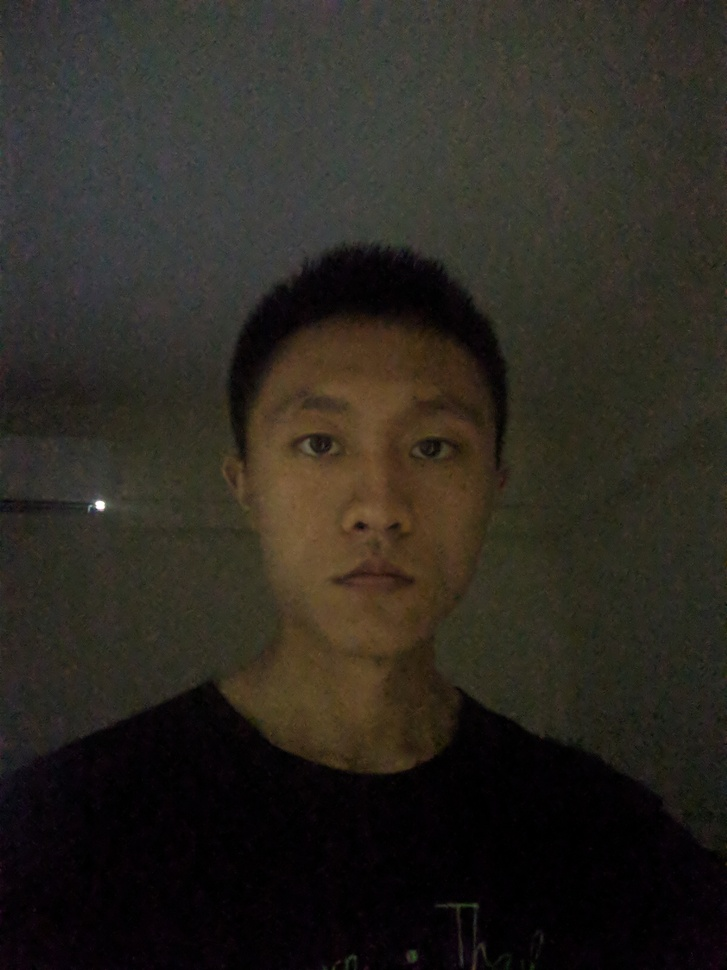
#> input picture Homtworks/hw4/partII/IMG_20170725_212932.jpg, 727 x 970 px, shrunk from 2448 x 3264 before the run; its folder holds only this picture in this run
$ python partII.py
#> lines starting #> are read from the running program, lines starting #| are printed output that depends on the picture; after the words box and inside, x2 and y2 are one past the last pixel; in counts of white or black regions, pixels touching at a corner belong together
import cv2
import os

def detect_face(img_name):
#> called with img_name = './IMG_20170725_212932.jpg'
	face_cascade = cv2.CascadeClassifier('haarcascade_frontalface_default.xml')
	# 'haarcascade_frontalface_default.xml' is provided by opencv, you can find it ine the opencv folder
	img = cv2.imread(img_name)
#> img is the input picture: shape (970, 727, 3); mean B, G, R 32.4, 39.5, 43.2
	gray = cv2.cvtColor(img, cv2.COLOR_BGR2GRAY)
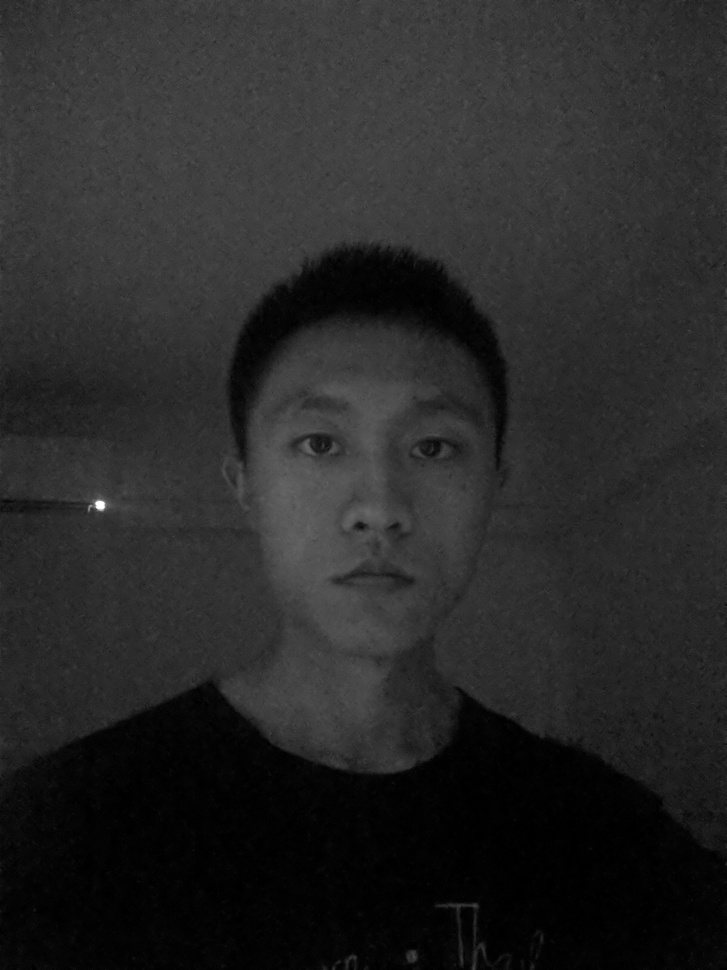
#> gray: shape (970, 727); min 0, max 255, mean 39.8
	faces = face_cascade.detectMultiScale(gray)
#> faces = [[217, 325, 317, 317]]
	if not len(faces):
		print('no face detected for', img_name)
	else:
		print(len(faces), 'faces detected for', img_name)
#| 1 faces detected for ./IMG_20170725_212932.jpg

		for (x, y, w, h) in faces:
			cv2.rectangle(img, (x,y),(x+w, y+h), (255,0,0),2)
#> this loop made 1 pass
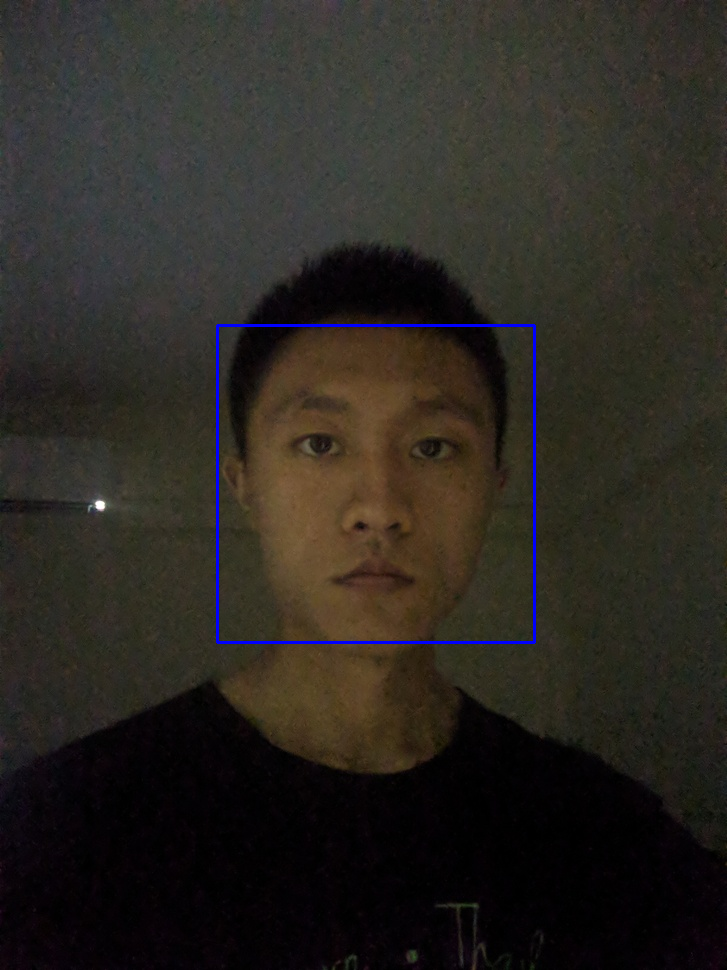
#> img: shape (970, 727, 3); 0.54% of pixels changed, all inside (x1, y1, x2, y2) = (216, 324, 536, 644)

		cv2.imwrite(img_name[:-4]+'_result'+img_name[-4:], img)

if __name__=='__main__':
	#write your code here
	faces = ["./"+x for x in os.listdir("./") if x[-3:] in ("png","jpg")]
	#faces = ["./test1.png","./test2.png","./test3.png","./test4.jpg"]
	for face in faces:
		detect_face(face)

$ run again, on Homtworks/hw4/partII/IMG_20170725_213025.jpg
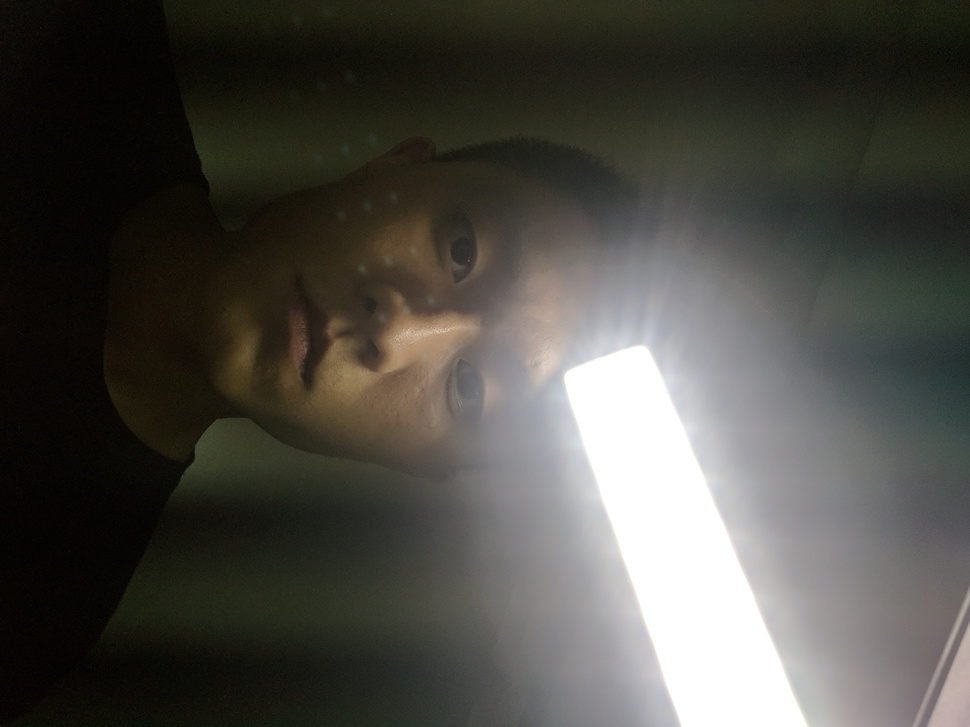
#> input picture Homtworks/hw4/partII/IMG_20170725_213025.jpg, 970 x 727 px, shrunk from 3264 x 2448 before the run
#> in detect_face, img is the input picture: shape (727, 970, 3); mean B, G, R 68.4, 74.3, 75.6
#> in detect_face, `gray = cv2.cvtColor(img, cv2.COLOR_BGR2GRAY)`:
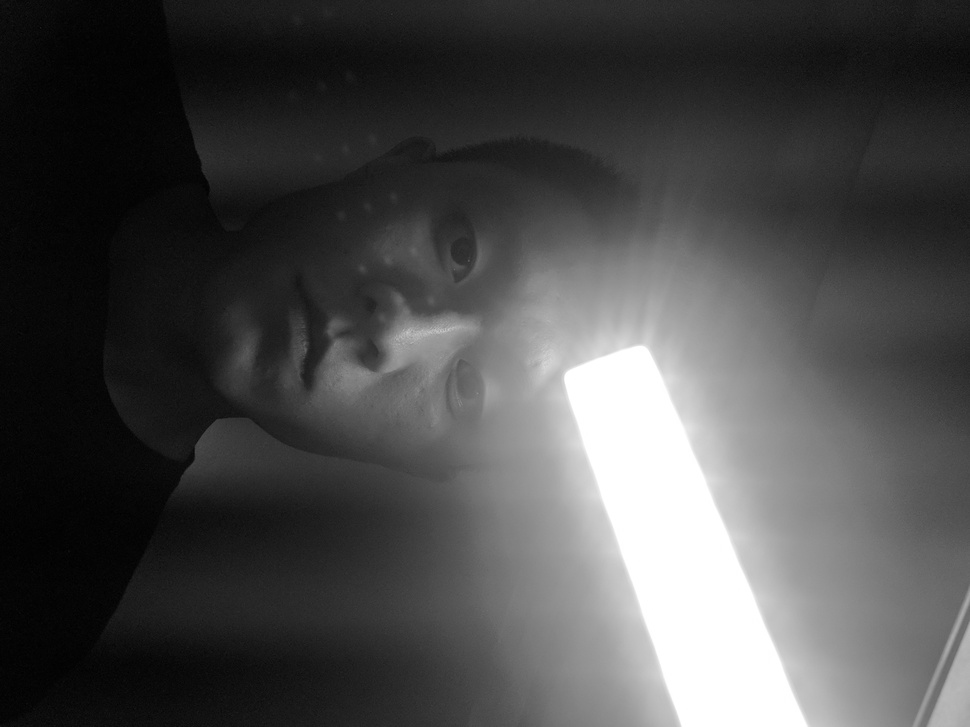
#> gray: shape (727, 970); min 0, max 255, mean 74.1
#> faces = ()

$ run again, on Homtworks/hw4/partII/IMG_20170725_213048.jpg
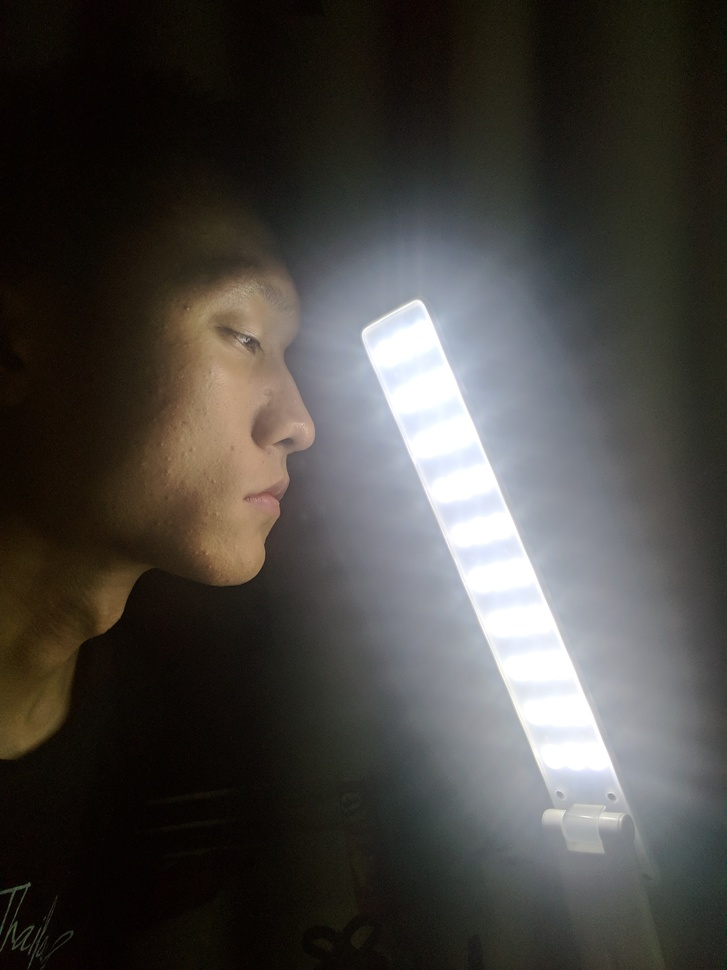
#> input picture Homtworks/hw4/partII/IMG_20170725_213048.jpg, 727 x 970 px, shrunk from 2448 x 3264 before the run
#> in detect_face, img is the input picture: shape (970, 727, 3); mean B, G, R 64.7, 68.6, 71.2
#> in detect_face, `gray = cv2.cvtColor(img, cv2.COLOR_BGR2GRAY)`:
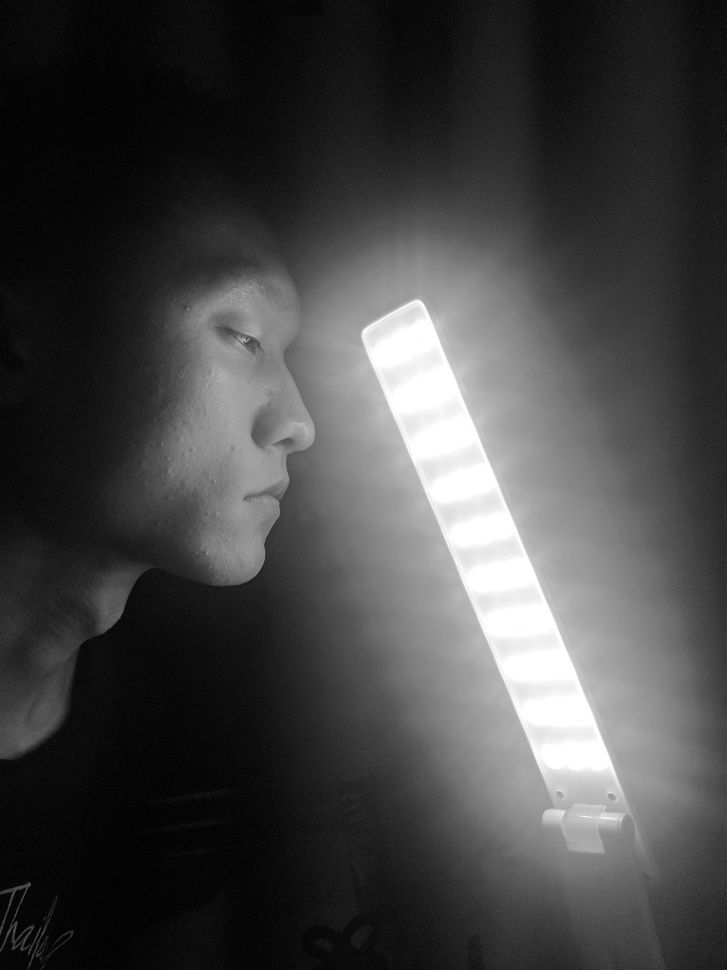
#> gray: shape (970, 727); min 0, max 255, mean 68.9
#> faces = [[221, 469, 71, 71], [475, 605, 104, 104], [452, 557, 110, 110], [435, 511, 110, 110], [493, 646, 110, 110], [412, 466, 116, 116], [153, 371, 162, 162]]
#| 7 faces detected for ./IMG_20170725_213048.jpg
#> the loop in detect_face, `for (x, y, w, h) in faces:` made 7 passes
#> after the loop in detect_face, `for (x, y, w, h) in faces:`:
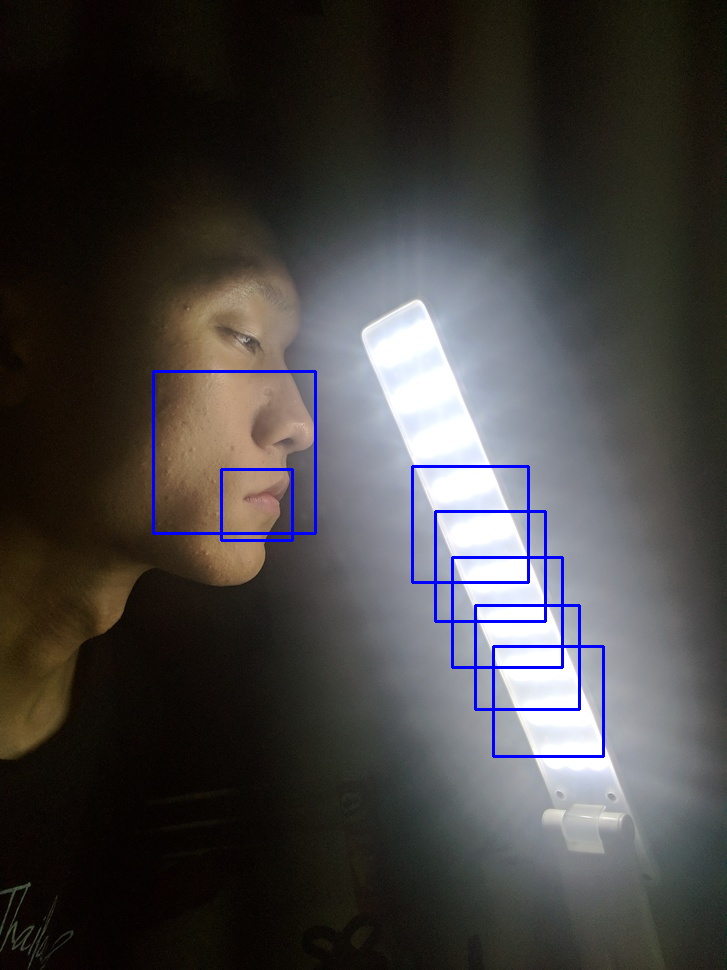
#> img: shape (970, 727, 3); 1.31% of pixels changed, all inside (x1, y1, x2, y2) = (152, 370, 605, 758)

$ run again, on Homtworks/hw4/partII/IMG_20170725_213052.jpg
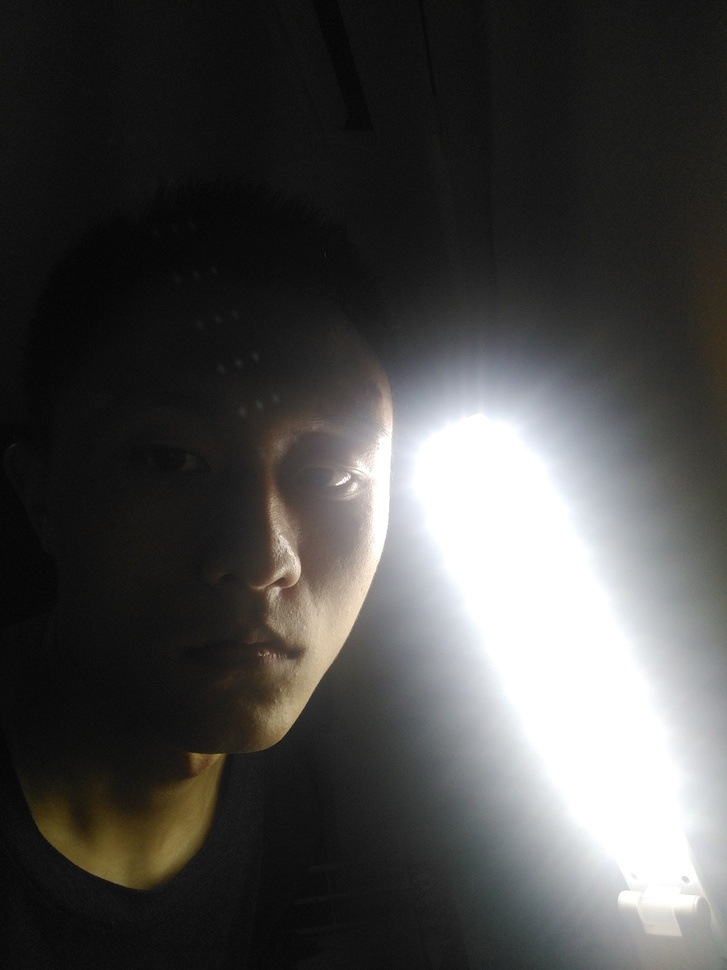
#> input picture Homtworks/hw4/partII/IMG_20170725_213052.jpg, 727 x 970 px, shrunk from 2448 x 3264 before the run
#> in detect_face, img is the input picture: shape (970, 727, 3); mean B, G, R 71.8, 73, 73.6
#> in detect_face, `gray = cv2.cvtColor(img, cv2.COLOR_BGR2GRAY)`:
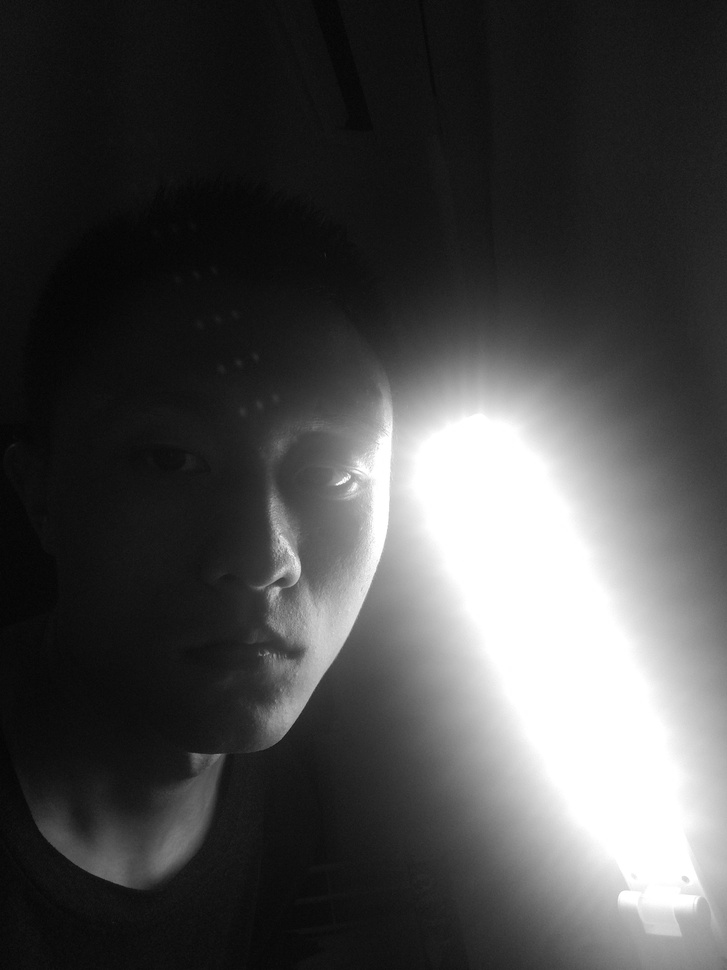
#> gray: shape (970, 727); min 3, max 255, mean 73
#> faces = ()

$ run again, on Homtworks/hw4/partII/IMG_20170725_212945.jpg
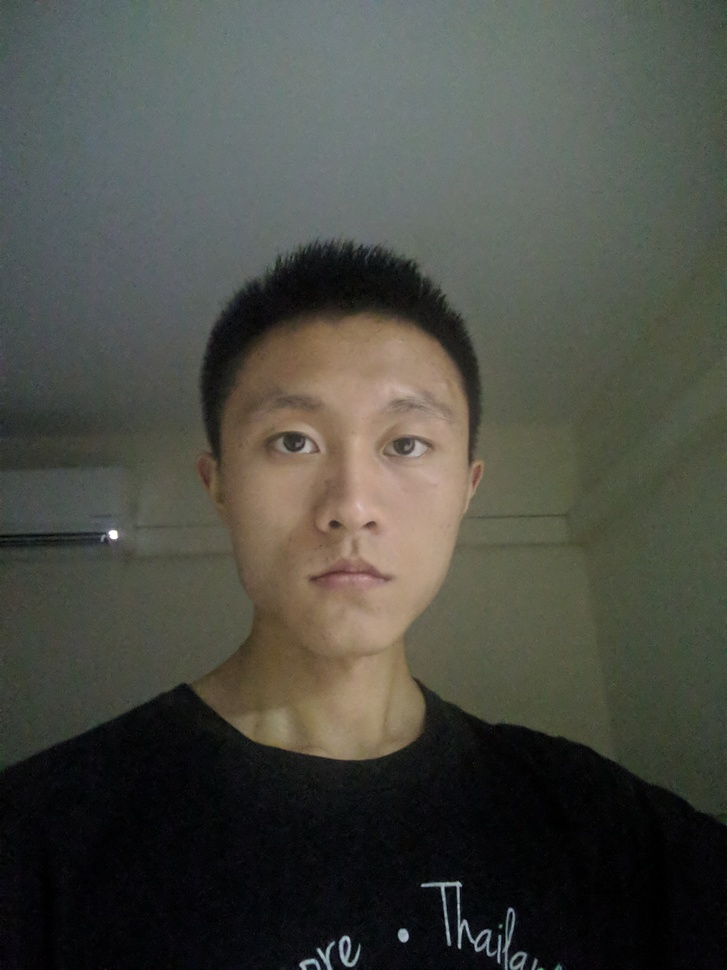
#> input picture Homtworks/hw4/partII/IMG_20170725_212945.jpg, 727 x 970 px, shrunk from 2448 x 3264 before the run
#> in detect_face, img is the input picture: shape (970, 727, 3); mean B, G, R 67.6, 75.3, 74.2
#> in detect_face, `gray = cv2.cvtColor(img, cv2.COLOR_BGR2GRAY)`:
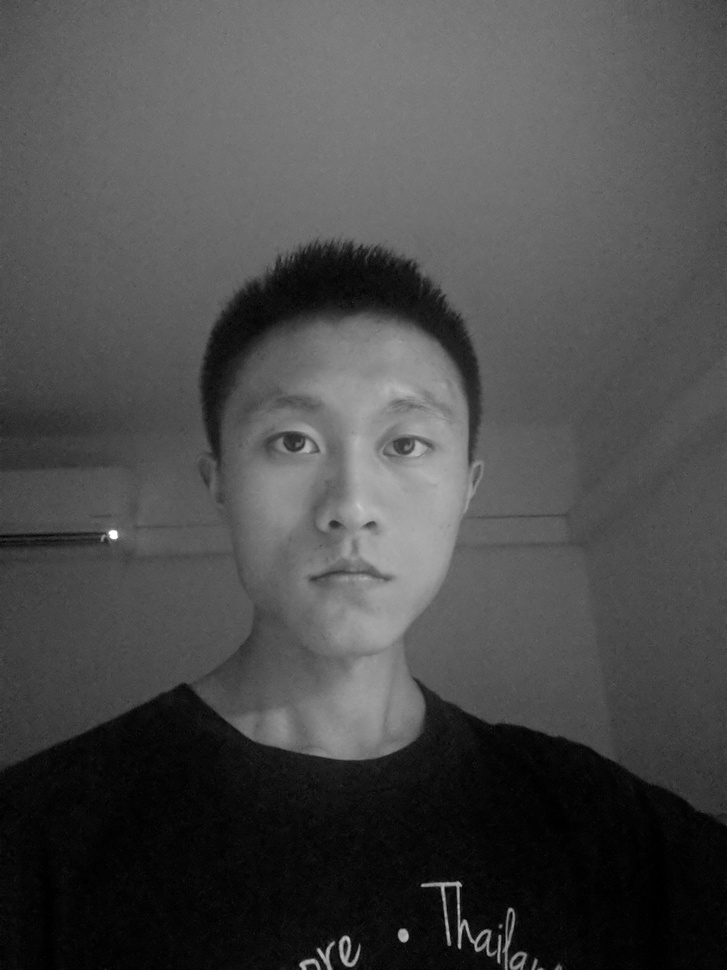
#> gray: shape (970, 727); min 0, max 255, mean 74.1
#> faces = [[199, 325, 305, 305]]
#| 1 faces detected for ./IMG_20170725_212945.jpg
#> the loop in detect_face, `for (x, y, w, h) in faces:` made 1 pass
#> after the loop in detect_face, `for (x, y, w, h) in faces:`:
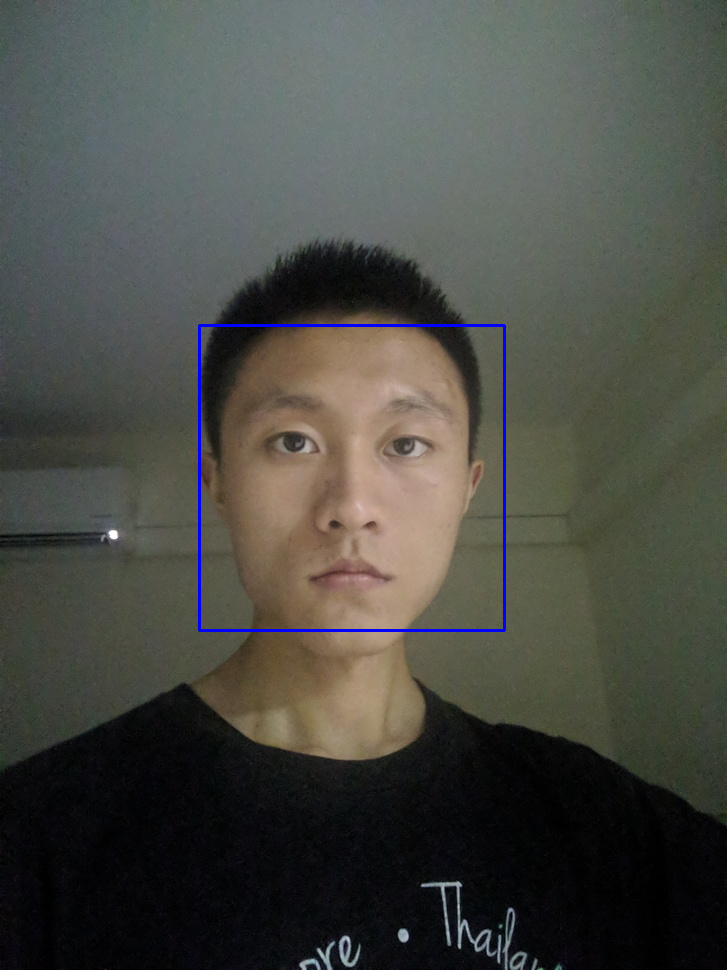
#> img: shape (970, 727, 3); 0.52% of pixels changed, all inside (x1, y1, x2, y2) = (198, 324, 506, 632)
